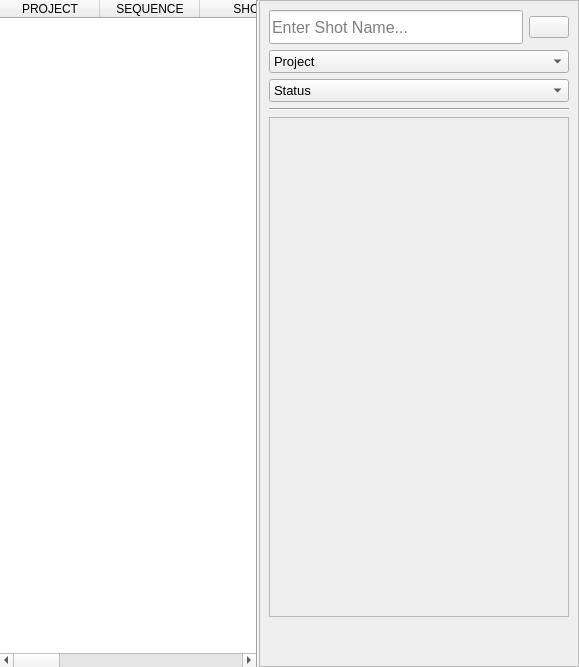
                     <widget class="QWidget" name="my_task_page">
                      <layout class="QGridLayout" name="gridLayout_50">
                       <property name="leftMargin">
                        <number>0</number>
                       </property>
                       <property name="topMargin">
                        <number>0</number>
                       </property>
                       <property name="rightMargin">
                        <number>0</number>
                       </property>
                       <property name="bottomMargin">
                        <number>0</number>
                       </property>
                       <property name="spacing">
                        <number>0</number>
                       </property>
                       <item row="0" column="0">
                        <widget class="QFrame" name="frame_23">
                         <property name="frameShape">
                          <enum>QFrame::NoFrame</enum>
                         </property>
                         <property name="frameShadow">
                          <enum>QFrame::Raised</enum>
                         </property>
                         <layout class="QGridLayout" name="gridLayout_23">
                          <property name="leftMargin">
                           <number>0</number>
                          </property>
                          <property name="topMargin">
                           <number>0</number>
                          </property>
                          <property name="rightMargin">
                           <number>0</number>
                          </property>
                          <property name="bottomMargin">
                           <number>0</number>
                          </property>
                          <property name="spacing">
                           <number>0</number>
                          </property>
                          <item row="0" column="2">
                           <widget class="QFrame" name="frame_5">
                            <property name="minimumSize">
                             <size>
                              <width>320</width>
                              <height>0</height>
                             </size>
                            </property>
                            <property name="maximumSize">
                             <size>
                              <width>320</width>
                              <height>16777215</height>
                             </size>
                            </property>
                            <property name="frameShape">
                             <enum>QFrame::StyledPanel</enum>
                            </property>
                            <property name="frameShadow">
                             <enum>QFrame::Raised</enum>
                            </property>
                            <layout class="QVBoxLayout" name="verticalLayout_23">
                             <item>
                              <layout class="QHBoxLayout" name="horizontalLayout_8">
                               <item>
                                <widget class="QLineEdit" name="task_search_lineEdit">
                                 <property name="minimumSize">
                                  <size>
                                   <width>0</width>
                                   <height>34</height>
                                  </size>
                                 </property>
                                 <property name="font">
                                  <font>
                                   <family>Segoe UI</family>
                                   <pointsize>12</pointsize>
                                  </font>
                                 </property>
                                 <property name="styleSheet">
                                  <string notr="true"/>
                                 </property>
                                 <property name="frame">
                                  <bool>true</bool>
                                 </property>
                                 <property name="placeholderText">
                                  <string>Enter Shot Name...</string>
                                 </property>
                                </widget>
                               </item>
                               <item>
                                <widget class="QPushButton" name="task_search_btn">
                                 <property name="cursor">
                                  <cursorShape>PointingHandCursor</cursorShape>
                                 </property>
                                 <property name="text">
                                  <string/>
                                 </property>
                                 <property name="icon">
                                  <iconset resource="../files.qrc">
                                   <normaloff>:/16x16/icons/16x16/cil-find-in-page.png</normaloff>:/16x16/icons/16x16/cil-find-in-page.png</iconset>
                                 </property>
                                 <property name="iconSize">
                                  <size>
                                   <width>24</width>
                                   <height>24</height>
                                  </size>
                                 </property>
                                 <property name="shortcut">
                                  <string>Return</string>
                                 </property>
                                </widget>
                               </item>
                              </layout>
                             </item>
                             <item>
                              <widget class="QComboBox" name="t_pro_sel_cb">
                               <property name="font">
                                <font>
                                 <family>Segoe UI</family>
                                 <pointsize>10</pointsize>
                                </font>
                               </property>
                               <property name="toolTip">
                                <string>Select Project</string>
                               </property>
                               <item>
                                <property name="text">
                                 <string>Project</string>
                                </property>
                               </item>
                              </widget>
                             </item>
                             <item>
                              <widget class="QComboBox" name="t_status_sel_cb">
                               <property name="minimumSize">
                                <size>
                                 <width>150</width>
                                 <height>0</height>
                                </size>
                               </property>
                               <property name="font">
                                <font>
                                 <family>Segoe UI</family>
                                 <pointsize>10</pointsize>
                                </font>
                               </property>
                               <property name="toolTip">
                                <string>Select Status</string>
                               </property>
                               <item>
                                <property name="text">
                                 <string>Status</string>
                                </property>
                               </item>
                              </widget>
                             </item>
                             <item>
                              <widget class="Line" name="line_7">
                               <property name="orientation">
                                <enum>Qt::Horizontal</enum>
                               </property>
                              </widget>
                             </item>
                             <item>
                              <widget class="QFrame" name="frame_14">
                               <property name="minimumSize">
                                <size>
                                 <width>200</width>
                                 <height>500</height>
                                </size>
                               </property>
                               <property name="styleSheet">
                                <string notr="true">background-image: url(:/custom/icons/custom/demo.png);</string>
                               </property>
                               <property name="frameShape">
                                <enum>QFrame::StyledPanel</enum>
                               </property>
                               <property name="frameShadow">
                                <enum>QFrame::Raised</enum>
                               </property>
                              </widget>
                             </item>
                             <item>
                              <spacer name="verticalSpacer_5">
                               <property name="orientation">
                                <enum>Qt::Vertical</enum>
                               </property>
                               <property name="sizeHint" stdset="0">
                                <size>
                                 <width>20</width>
                                 <height>40</height>
                                </size>
                               </property>
                              </spacer>
                             </item>
                            </layout>
                           </widget>
                          </item>
                          <item row="0" column="1">
                           <widget class="Line" name="line_13">
                            <property name="orientation">
                             <enum>Qt::Vertical</enum>
                            </property>
                           </widget>
                          </item>
                          <item row="0" column="0">
                           <widget class="QTableWidget" name="mytask_tableWid">
                            <property name="frameShape">
                             <enum>QFrame::NoFrame</enum>
                            </property>
                            <property name="frameShadow">
                             <enum>QFrame::Raised</enum>
                            </property>
                            <property name="editTriggers">
                             <set>QAbstractItemView::NoEditTriggers</set>
                            </property>
                            <property name="alternatingRowColors">
                             <bool>true</bool>
                            </property>
                            <property name="selectionBehavior">
                             <enum>QAbstractItemView::SelectRows</enum>
                            </property>
                            <property name="showGrid">
                             <bool>false</bool>
                            </property>
                            <property name="sortingEnabled">
                             <bool>true</bool>
                            </property>
                            <attribute name="horizontalHeaderCascadingSectionResizes">
                             <bool>true</bool>
                            </attribute>
                            <attribute name="horizontalHeaderStretchLastSection">
                             <bool>true</bool>
                            </attribute>
                            <attribute name="verticalHeaderVisible">
                             <bool>false</bool>
                            </attribute>
                            <column>
                             <property name="text">
                              <string>PROJECT</string>
                             </property>
                            </column>
                            <column>
                             <property name="text">
                              <string>SEQUENCE</string>
                             </property>
                            </column>
                            <column>
                             <property name="text">
                              <string>SHOT</string>
                             </property>
                            </column>
                            <column>
                             <property name="text">
                              <string>TYPE</string>
                             </property>
                            </column>
                            <column>
                             <property name="text">
                              <string>FRAME IN</string>
                             </property>
                            </column>
                            <column>
                             <property name="text">
                              <string>FRAME OUT</string>
                             </property>
                            </column>
                            <column>
                             <property name="text">
                              <string>TOTAL FRAMES</string>
                             </property>
                            </column>
                            <column>
                             <property name="text">
                              <string>STATUS</string>
                             </property>
                            </column>
                            <column>
                             <property name="text">
                              <string>BIDS</string>
                             </property>
                            </column>
                            <column>
                             <property name="text">
                              <string>ETA</string>
                             </property>
                            </column>
                           </widget>
                          </item>
                         </layout>
                        </widget>
                       </item>
                      </layout>
                     </widget>
